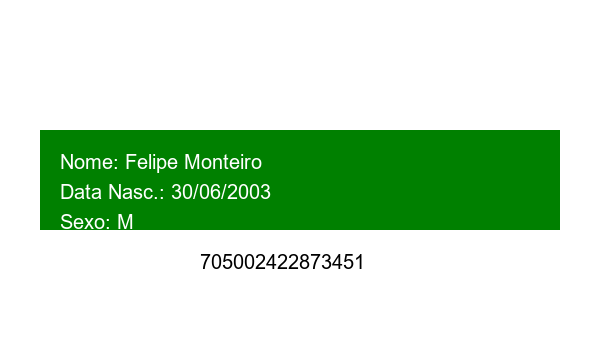
#> input picture imagem.png, 600 x 360 px
$ python img.py
#> lines starting #> are read from the running program, lines starting #| are printed output that depends on the picture
import cv2
import pytesseract

# Carrega a imagem
imagem = cv2.imread('imagem.png')
#> imagem is the input picture: shape (360, 600, 3); mean B, G, R 195.2, 224.8, 195.2

# Converte a imagem para escala de cinza
imagem_cinza = cv2.cvtColor(imagem, cv2.COLOR_BGR2GRAY)
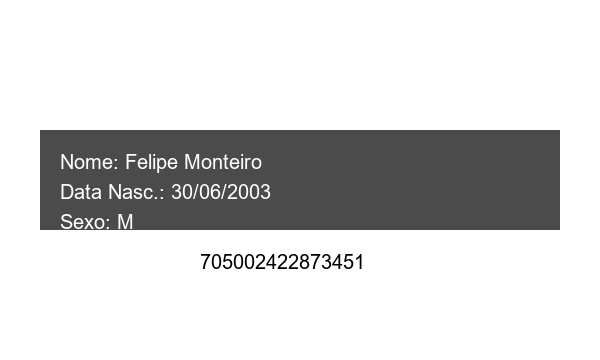
#> imagem_cinza: shape (360, 600); min 0, max 255, mean 212.5

# Aplica OCR na imagem para extrair o texto
#> (the run stopped early here; a loop or call above may not have finished)
